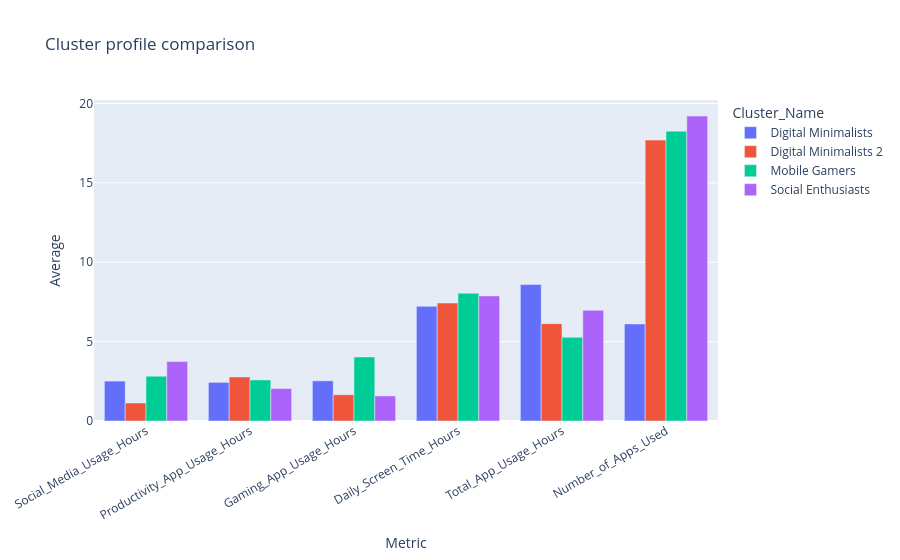
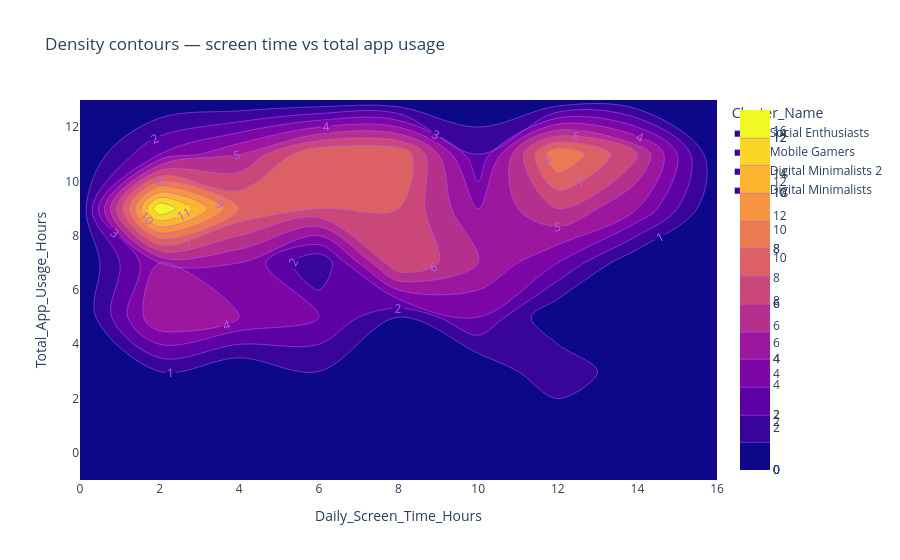
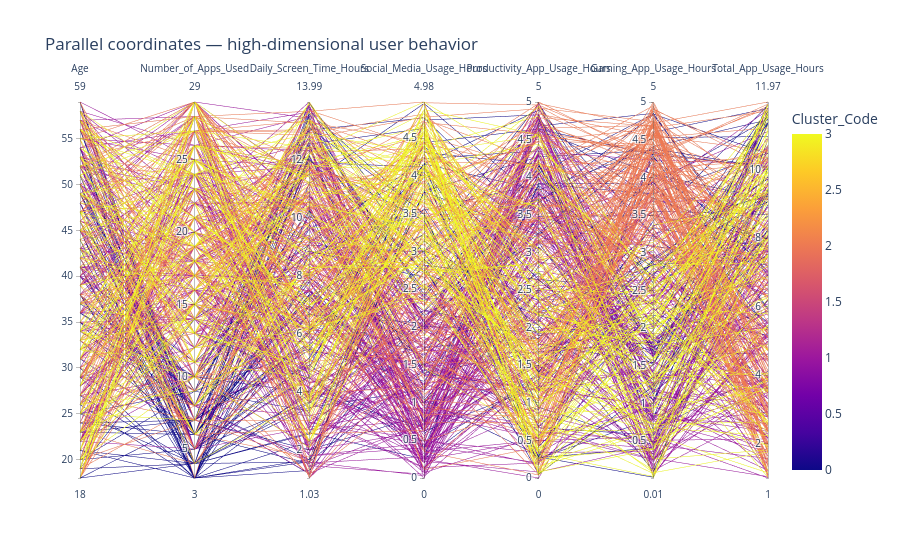

Notebook code for these charts, in order:
### Code cell
# Cluster profiles and advanced visual prototypes
title("Cluster profiles and advanced visual prototypes")
profile_cols = ["Social_Media_Usage_Hours", "Productivity_App_Usage_Hours", "Gaming_App_Usage_Hours", "Daily_Screen_Time_Hours", "Total_App_Usage_Hours", "Number_of_Apps_Used"]
long_profile = df.groupby("Cluster_Name")[profile_cols].mean().reset_index().melt(id_vars="Cluster_Name", var_name="Metric", value_name="Average")
fig = px.bar(long_profile, x="Metric", y="Average", color="Cluster_Name", barmode="group", title="Cluster profile comparison")
fig.update_layout(xaxis_tickangle=-30, height=560)
fig.show()

# Explore interesting relationships within clusters
fig = px.density_contour(df, x="Daily_Screen_Time_Hours", y="Total_App_Usage_Hours", color="Cluster_Name", title="Density contours — screen time vs total app usage")
fig.update_traces(contours_coloring="fill", contours_showlabels=True)
fig.show()

# Parallel coordinates for high-dimensional behavior patterns
sample = df.sample(min(500, len(df)), random_state=42).copy()
codes = {n: i for i, n in enumerate(sorted(df["Cluster_Name"].unique()))}
sample["Cluster_Code"] = sample["Cluster_Name"].map(codes)
fig = px.parallel_coordinates(sample, dimensions=["Age", "Number_of_Apps_Used", "Daily_Screen_Time_Hours", "Social_Media_Usage_Hours", "Productivity_App_Usage_Hours", "Gaming_App_Usage_Hours", "Total_App_Usage_Hours"], color="Cluster_Code", title="Parallel coordinates — high-dimensional user behavior")
fig.show()

### Figure 1 — Plotly figure (JSON) as saved in the notebook; plotly's stock layout.template omitted (floating-point values rounded to 4 significant figures)
{"data": [{"alignmentgroup": "True", "hovertemplate": "Cluster_Name=Digital Minimalists<br>Metric=%{x}<br>Average=%{y}<extra></extra>", "legendgroup": "Digital Minimalists", "marker": {"color": "#636efa", "pattern": {"shape": ""}}, "name": "Digital Minimalists", "offsetgroup": "Digital Minimalists", "orientation": "v", "showlegend": true, "textposition": "auto", "type": "bar", "x": ["Social_Media_Usage_Hours", "Productivity_App_Usage_Hours", "Gaming_App_Usage_Hours", "Daily_Screen_Time_Hours", "Total_App_Usage_Hours", "Number_of_Apps_Used"], "xaxis": "x", "y": [2.514, 2.432, 2.529, 7.221, 8.591, 6.11], "yaxis": "y"}, {"alignmentgroup": "True", "hovertemplate": "Cluster_Name=Digital Minimalists 2<br>Metric=%{x}<br>Average=%{y}<extra></extra>", "legendgroup": "Digital Minimalists 2", "marker": {"color": "#EF553B", "pattern": {"shape": ""}}, "name": "Digital Minimalists 2", "offsetgroup": "Digital Minimalists 2", "orientation": "v", "showlegend": true, "textposition": "auto", "type": "bar", "x": ["Social_Media_Usage_Hours", "Productivity_App_Usage_Hours", "Gaming_App_Usage_Hours", "Daily_Screen_Time_Hours", "Total_App_Usage_Hours", "Number_of_Apps_Used"], "xaxis": "x", "y": [1.133, 2.772, 1.653, 7.432, 6.13, 17.69], "yaxis": "y"}, {"alignmentgroup": "True", "hovertemplate": "Cluster_Name=Mobile Gamers<br>Metric=%{x}<br>Average=%{y}<extra></extra>", "legendgroup": "Mobile Gamers", "marker": {"color": "#00cc96", "pattern": {"shape": ""}}, "name": "Mobile Gamers", "offsetgroup": "Mobile Gamers", "orientation": "v", "showlegend": true, "textposition": "auto", "type": "bar", "x": ["Social_Media_Usage_Hours", "Productivity_App_Usage_Hours", "Gaming_App_Usage_Hours", "Daily_Screen_Time_Hours", "Total_App_Usage_Hours", "Number_of_Apps_Used"], "xaxis": "x", "y": [2.822, 2.585, 4.034, 8.047, 5.268, 18.25], "yaxis": "y"}, {"alignmentgroup": "True", "hovertemplate": "Cluster_Name=Social Enthusiasts<br>Metric=%{x}<br>Average=%{y}<extra></extra>", "legendgroup": "Social Enthusiasts", "marker": {"color": "#ab63fa", "pattern": {"shape": ""}}, "name": "Social Enthusiasts", "offsetgroup": "Social Enthusiasts", "orientation": "v", "showlegend": true, "textposition": "auto", "type": "bar", "x": ["Social_Media_Usage_Hours", "Productivity_App_Usage_Hours", "Gaming_App_Usage_Hours", "Daily_Screen_Time_Hours", "Total_App_Usage_Hours", "Number_of_Apps_Used"], "xaxis": "x", "y": [3.742, 2.045, 1.577, 7.878, 6.975, 19.21], "yaxis": "y"}], "layout": {"barmode": "group", "height": 560, "legend": {"title": {"text": "Cluster_Name"}, "tracegroupgap": 0}, "title": {"text": "Cluster profile comparison"}, "xaxis": {"anchor": "y", "domain": [0, 1], "tickangle": -30, "title": {"text": "Metric"}}, "yaxis": {"anchor": "x", "domain": [0, 1], "title": {"text": "Average"}}}}

### Figure 2 — Plotly figure (JSON) as saved in the notebook; plotly's stock layout.template omitted (floating-point values rounded to 4 significant figures; data arrays with more than 128 entries replaced by an {"elided": "..."} marker saying what was removed)
{"data": [{"contours": {"coloring": "fill", "showlabels": true}, "hovertemplate": "Cluster_Name=Social Enthusiasts<br>Daily_Screen_Time_Hours=%{x}<br>Total_App_Usage_Hours=%{y}<br>count=%{z}<extra></extra>", "legendgroup": "Social Enthusiasts", "line": {"color": "#636efa"}, "name": "Social Enthusiasts", "showlegend": true, "type": "histogram2dcontour", "x": {"elided": "239 float values"}, "xaxis": "x", "xbingroup": "x", "y": {"elided": "239 float values"}, "yaxis": "y", "ybingroup": "y"}, {"contours": {"coloring": "fill", "showlabels": true}, "hovertemplate": "Cluster_Name=Mobile Gamers<br>Daily_Screen_Time_Hours=%{x}<br>Total_App_Usage_Hours=%{y}<br>count=%{z}<extra></extra>", "legendgroup": "Mobile Gamers", "line": {"color": "#EF553B"}, "name": "Mobile Gamers", "showlegend": true, "type": "histogram2dcontour", "x": {"elided": "303 float values"}, "xaxis": "x", "xbingroup": "x", "y": {"elided": "303 float values"}, "yaxis": "y", "ybingroup": "y"}, {"contours": {"coloring": "fill", "showlabels": true}, "hovertemplate": "Cluster_Name=Digital Minimalists 2<br>Daily_Screen_Time_Hours=%{x}<br>Total_App_Usage_Hours=%{y}<br>count=%{z}<extra></extra>", "legendgroup": "Digital Minimalists 2", "line": {"color": "#00cc96"}, "name": "Digital Minimalists 2", "showlegend": true, "type": "histogram2dcontour", "x": {"elided": "322 float values"}, "xaxis": "x", "xbingroup": "x", "y": {"elided": "322 float values"}, "yaxis": "y", "ybingroup": "y"}, {"contours": {"coloring": "fill", "showlabels": true}, "hovertemplate": "Cluster_Name=Digital Minimalists<br>Daily_Screen_Time_Hours=%{x}<br>Total_App_Usage_Hours=%{y}<br>count=%{z}<extra></extra>", "legendgroup": "Digital Minimalists", "line": {"color": "#ab63fa"}, "name": "Digital Minimalists", "showlegend": true, "type": "histogram2dcontour", "x": {"elided": "136 float values"}, "xaxis": "x", "xbingroup": "x", "y": {"elided": "136 float values"}, "yaxis": "y", "ybingroup": "y"}], "layout": {"legend": {"title": {"text": "Cluster_Name"}, "tracegroupgap": 0}, "title": {"text": "Density contours — screen time vs total app usage"}, "xaxis": {"anchor": "y", "domain": [0, 1], "title": {"text": "Daily_Screen_Time_Hours"}}, "yaxis": {"anchor": "x", "domain": [0, 1], "title": {"text": "Total_App_Usage_Hours"}}}}

### Figure 3 — Plotly figure (JSON) as saved in the notebook; plotly's stock layout.template omitted (floating-point values rounded to 4 significant figures; data arrays with more than 128 entries replaced by an {"elided": "..."} marker saying what was removed)
{"data": [{"dimensions": [{"label": "Age", "values": {"elided": "500 int values"}}, {"label": "Number_of_Apps_Used", "values": {"elided": "500 int values"}}, {"label": "Daily_Screen_Time_Hours", "values": {"elided": "500 float values"}}, {"label": "Social_Media_Usage_Hours", "values": {"elided": "500 float values"}}, {"label": "Productivity_App_Usage_Hours", "values": {"elided": "500 float values"}}, {"label": "Gaming_App_Usage_Hours", "values": {"elided": "500 float values"}}, {"label": "Total_App_Usage_Hours", "values": {"elided": "500 float values"}}], "domain": {"x": [0, 1], "y": [0, 1]}, "line": {"color": {"elided": "500 int values"}, "coloraxis": "coloraxis"}, "name": "", "type": "parcoords"}], "layout": {"coloraxis": {"colorbar": {"title": {"text": "Cluster_Code"}}, "colorscale": [[0, "#0d0887"], [0.1111, "#46039f"], [0.2222, "#7201a8"], [0.3333, "#9c179e"], [0.4444, "#bd3786"], [0.5556, "#d8576b"], [0.6667, "#ed7953"], [0.7778, "#fb9f3a"], [0.8889, "#fdca26"], [1, "#f0f921"]]}, "legend": {"tracegroupgap": 0}, "title": {"text": "Parallel coordinates — high-dimensional user behavior"}}}
